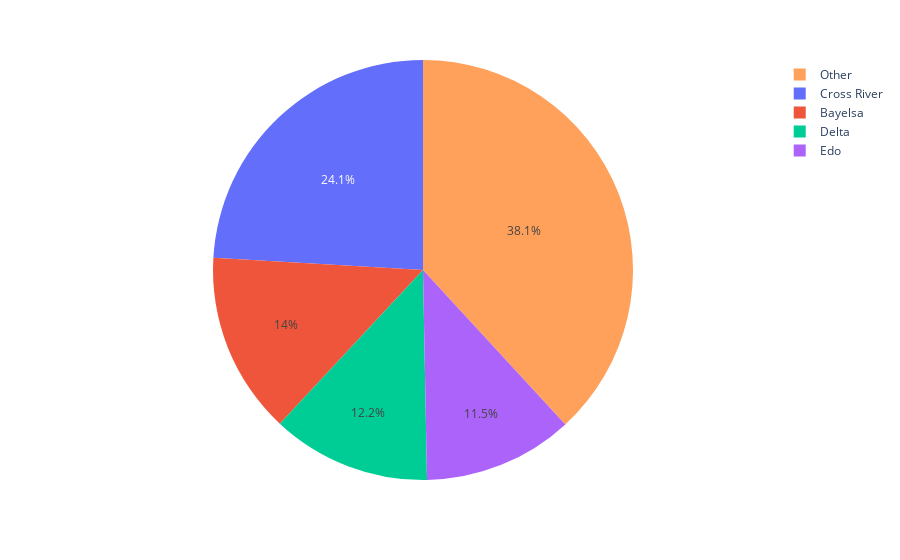

The notebook cell this image was saved under:
### Code cell
geemap.pie_chart(ss_se_fnf, names='ADM1_NAME', values='class_1_km2', max_rows=6, color='ADM1_NAME')

### Figure 1 — Plotly figure (JSON) as saved in the notebook; plotly's stock layout.template omitted (floating-point values rounded to 4 significant figures)
{"data": [{"customdata": [["Cross River"], ["Bayelsa"], ["Delta"], ["Edo"], ["Other"], ["Other"], ["Other"], ["Other"], ["Other"], ["Other"], ["Other"]], "domain": {"x": [0, 1], "y": [0, 1]}, "hovertemplate": "ADM1_NAME=%{customdata[0]}<br>class_1_km2=%{value}<extra></extra>", "labels": ["Cross River", "Bayelsa", "Delta", "Edo", "Other", "Other", "Other", "Other", "Other", "Other", "Other"], "legendgroup": "", "marker": {"colors": ["#636efa", "#EF553B", "#00cc96", "#ab63fa", "#FFA15A", "#FFA15A", "#FFA15A", "#FFA15A", "#FFA15A", "#FFA15A", "#FFA15A"]}, "name": "", "showlegend": true, "type": "pie", "values": [3210.0, 1864.0, 1632.0, 1540.0, 1284, 810.1, 788.4, 711.3, 649.1, 487.7, 355.1]}], "layout": {"autosize": true, "legend": {"tracegroupgap": 0}, "margin": {"t": 60}}}
